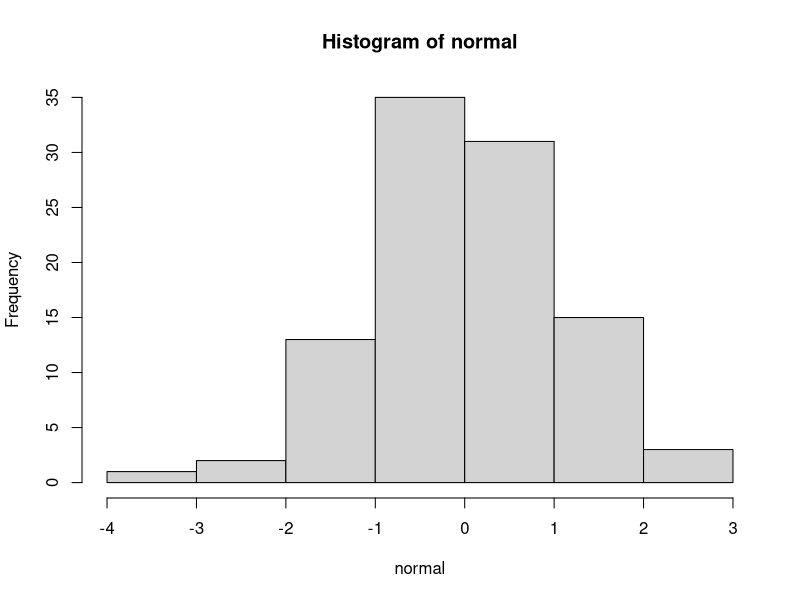

Recreate this plot in R.
library(ggplot2)
theme_set(theme_gray(base_size=20))

normal = rnorm(100)

pdf('figs/normal.pdf')
print(hist(normal))
dev.off()
